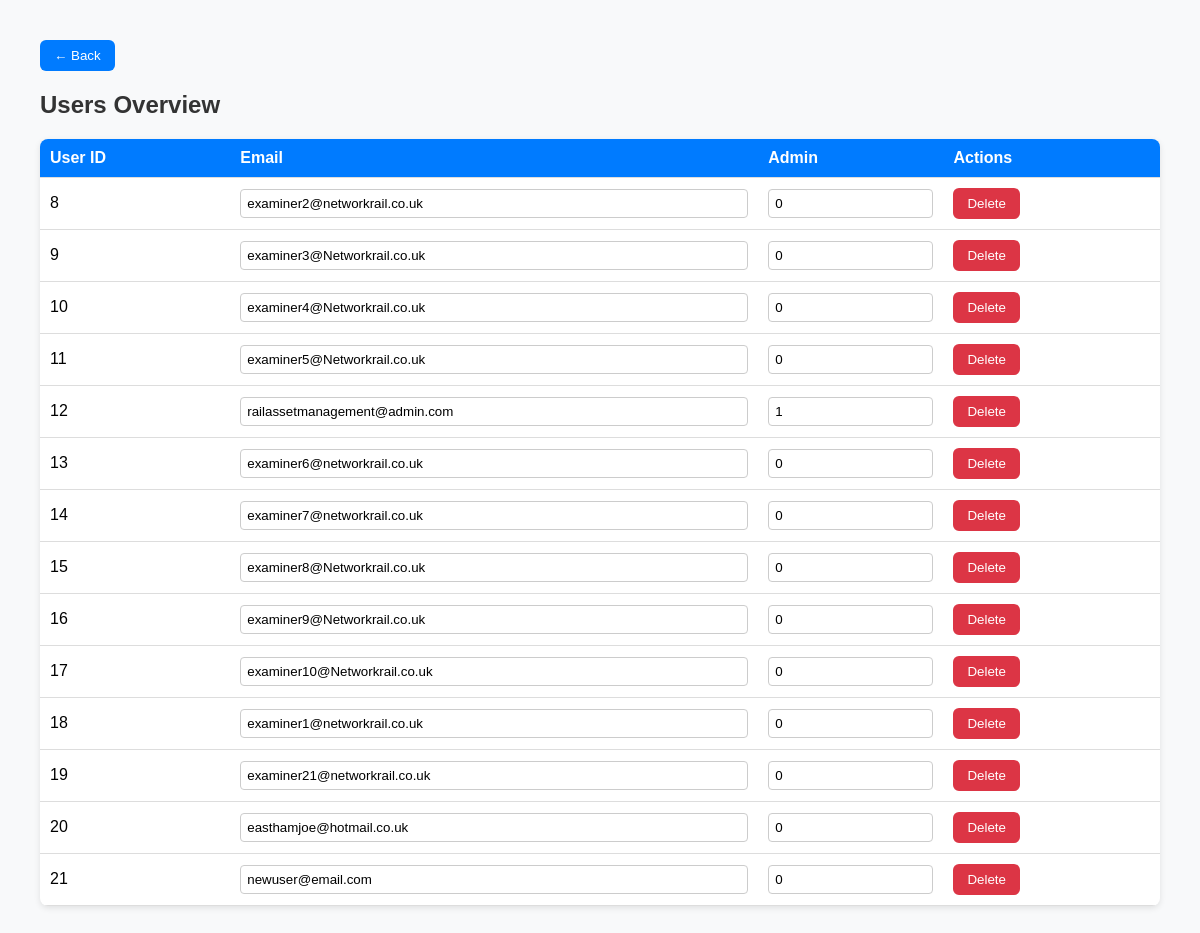
The page /user_data (signed in) on the database its author committed.
### tables this page shows
CREATE TABLE users (
    user_id INTEGER PRIMARY KEY AUTOINCREMENT,
    email TEXT NOT NULL UNIQUE,
    password TEXT NOT NULL,
    admin INTEGER NOT NULL DEFAULT 0
);

### app.py (the view)
@app.route('/user_data')
def user_data():
    if 'user_id' not in session:  # ADD: Authentication check
        return redirect(url_for('login'))
    conn = get_db_connection()
    users = conn.execute('SELECT * FROM users').fetchall()
    conn.close()
    is_admin = admin_status()
    return render_template('user_data.html', email=session['email'], users=users, is_admin=is_admin)

### app.py (called while the page is built)
def get_db_connection():
    conn = sqlite3.connect('database/RailAssetManagement.db')
    conn.execute('PRAGMA foreign_keys = ON')
    conn.row_factory = sqlite3.Row
    return conn

def admin_status():
    conn = get_db_connection()
    admin_result = conn.execute('SELECT admin FROM users WHERE user_id = ?',
                               (session['user_id'],)).fetchone()
    conn.close()
    return admin_result and admin_result['admin'] == 1

### templates/user_data.html (shortened to what this page needs)
<html>
<head>
</head>
<body>
    <a href="/back"><button type="button">← Back</button></a>
    <h2>Users Overview</h2>
    {% if users %}
        <table>
            <thead>
                <tr>
                    <th>User ID</th>
                    <th>Email</th>
                    <th>Admin</th>
                    {% if is_admin %}
                        <th>Actions</th>
                    {% endif %}
                </tr>
            </thead>
            <tbody>
                {% for user in users %}
                    <tr>
                        <td>{{ user['user_id'] }}</td>
                        <td>
                            {% if is_admin %}
                                <input
                                  type="text"
                                  class="track-change"
                                  name="email_{{ user['user_id'] }}"
                                  value="{{ user['email'] }}"
                                  form="update-form"
                                >
                            {% else %}
                                {{ user['email'] }}
                            {% endif %}
                        </td>
                        <td>
                            {% if is_admin %}
                                <input
                                  type="number"
                                  class="track-change"
                                  name="admin_{{ user['user_id'] }}"
                                  value="{{ user['admin'] }}"
                                  min="0"
                                  max="1"
                                  form="update-form"
                                >
                            {% else %}
                                {{ user['admin'] }}
                            {% endif %}
                        </td>
                        {% if is_admin %}
                        <td>
                            <form
                              method="POST"
                              action="/delete_user/{{ user['user_id'] }}"
                              style="display:inline;"
                              onsubmit="return confirm('Are you sure you want to delete user {{ user.user_id }}?');"
                            >
                                <button type="submit" class="delete-btn">Delete</button>
                            </form>
                        </td>
                        {% endif %}
                    </tr>
                {% endfor %}
            </tbody>
        </table>
    {% else %}
        <p>No users available.</p>
    {% endif %}
</body>
</html>

### templates/user_data.html (style rules this page uses)
body { font-family: Arial, sans-serif; margin: 40px; background-color: #f8f9fa; }
h2 { color: #333; margin-bottom: 20px; }
a button, button { background-color: #007bff; color: white; border: none; border-radius: 6px; padding: 8px 14px; cursor: pointer; transition: background 0.2s; }
table { width: 100%; border-collapse: collapse; background: #fff; border-radius: 8px; box-shadow: 0 2px 6px rgba(0,0,0,0.1); overflow: hidden; }
th, td { text-align: left; padding: 10px; border-bottom: 1px solid #ddd; }
th { background-color: #007bff; color: white; }
input[type="text"], input[type="number"] { border: 1px solid #ccc; border-radius: 4px; padding: 6px; width: 100%; }
.delete-btn { background-color: #dc3545; }
form { margin: 0; }

### rows shown on the page
users: user_id "8", email "examiner2@networkrail.co.uk", admin "0"
users: user_id "9", email "examiner3@Networkrail.co.uk", admin "0"
users: user_id "10", email "examiner4@Networkrail.co.uk", admin "0"
users: user_id "11", email "examiner5@Networkrail.co.uk", admin "0"
users: user_id "12", email "railassetmanagement@admin.com", admin "1"
users: user_id "13", email "examiner6@networkrail.co.uk", admin "0"
users: user_id "14", email "examiner7@networkrail.co.uk", admin "0"
users: user_id "15", email "examiner8@Networkrail.co.uk", admin "0"
users: user_id "16", email "examiner9@Networkrail.co.uk", admin "0"
users: user_id "17", email "examiner10@Networkrail.co.uk", admin "0"
users: user_id "18", email "examiner1@networkrail.co.uk", admin "0"
users: user_id "19", email "examiner21@networkrail.co.uk", admin "0"
users: user_id "20", email "easthamjoe@hotmail.co.uk", admin "0"
users: user_id "21", email "newuser@email.com", admin "0"
